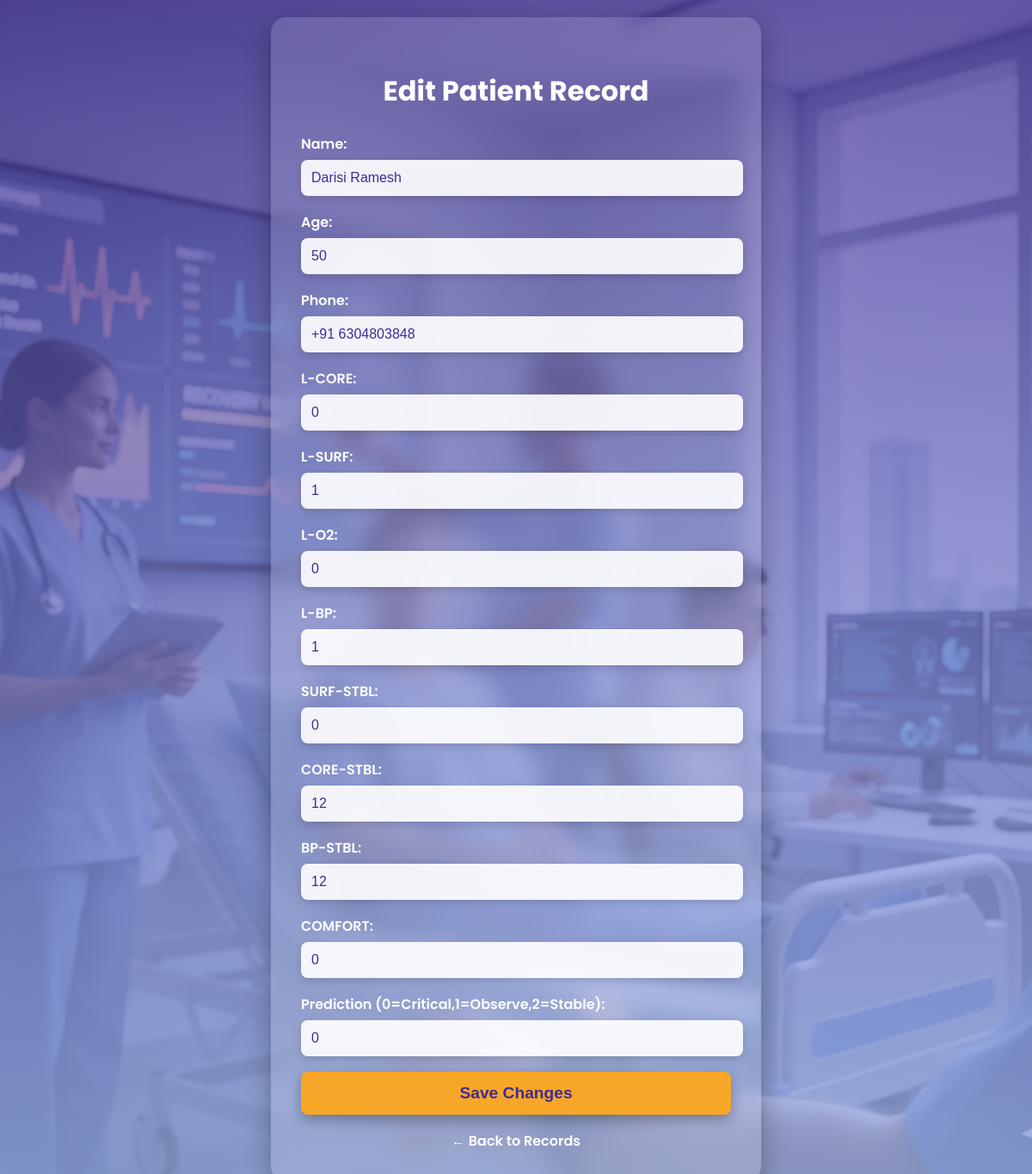
The app's page /edit/4 with its own data.
### tables this page shows
CREATE TABLE patients (
    id INTEGER PRIMARY KEY AUTOINCREMENT,
    name TEXT,
    age INTEGER,
    phone TEXT,
    L_CORE INTEGER,
    L_SURF INTEGER,
    L_O2 INTEGER,
    L_BP INTEGER,
    SURF_STBL INTEGER,
    CORE_STBL INTEGER,
    BP_STBL INTEGER,
    COMFORT INTEGER,
    prediction TEXT,
    timestamp DATETIME DEFAULT CURRENT_TIMESTAMP
);

### app.py (the view, shortened to what this page needs)
@app.route('/edit/<int:id>', methods=['GET', 'POST'])
def edit_record(id):
    import sqlite3
    conn = sqlite3.connect('patients.db')
    cursor = conn.cursor()
    cursor.execute("SELECT * FROM patients WHERE id=?", (id,))
    patient = cursor.fetchone()
    conn.close()
    return render_template('edit.html', patient=patient)

### templates/edit.html (shortened to what this page needs)
<!DOCTYPE html>
<html>
<head>
</head>
<body>
<div class="container">
    <h2>Edit Patient Record</h2>
    <form method="POST">
        <label>Name:</label>
        <input type="text" name="name" value="{{ patient[1] }}" required>
        <label>Age:</label>
        <input type="number" name="age" value="{{ patient[2] }}" required>
        <label>Phone:</label>
        <input type="text" name="phone" value="{{ patient[3] }}" required>
        <label>L-CORE:</label>
        <input type="text" name="L-CORE" value="{{ patient[4] }}" required>
        <label>L-SURF:</label>
        <input type="text" name="L-SURF" value="{{ patient[5] }}" required>
        <label>L-O2:</label>
        <input type="text" name="L-O2" value="{{ patient[6] }}" required>
        <label>L-BP:</label>
        <input type="text" name="L-BP" value="{{ patient[7] }}" required>
        <label>SURF-STBL:</label>
        <input type="text" name="SURF-STBL" value="{{ patient[8] }}" required>
        <label>CORE-STBL:</label>
        <input type="text" name="CORE-STBL" value="{{ patient[9] }}" required>
        <label>BP-STBL:</label>
        <input type="text" name="BP-STBL" value="{{ patient[10] }}" required>
        <label>COMFORT:</label>
        <input type="text" name="COMFORT" value="{{ patient[11] }}" required>
        <label>Prediction (0=Critical,1=Observe,2=Stable):</label>
        <input type="text" name="prediction" value="{{ patient[12] }}" required>
        <button type="submit">Save Changes</button>
    </form>
    <a href="/records" class="back-btn">← Back to Records</a>
</div>
</body>
</html>

### records on screen
patients: name "Darisi Ramesh", age "50", phone "+91 6304803848", L-CORE "0", L-SURF "1", L-O2 "0", L-BP "1", SURF-STBL "0", CORE-STBL "12", BP-STBL "12", COMFORT "0", prediction "0"
